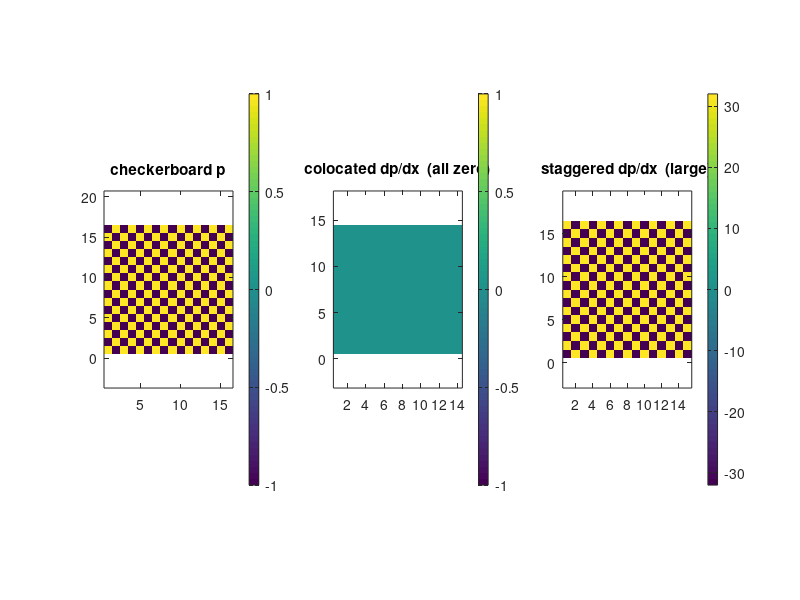

Write MATLAB code to recreate this figure.
%CHECKERBOARD_DEMO  Why colocated grids fail and staggered grids do not.
%
%   Tutorial 6.  Run:  checkerboard_demo
%
%   The checkerboard pressure field  p(i,j) = (-1)^(i+j)  is INVISIBLE to a
%   central-difference gradient on a colocated grid: dp/dx = (p_{i+1}-p_{i-1})/2dx
%   is identically zero because p_{i+1} and p_{i-1} are always equal.
%
%   A pressure field that exerts no force sits in the null space of the discrete
%   gradient.  The solver can add any multiple of it and nothing objects, so it
%   grows from round-off until the pressure field is garbage -- while the
%   velocity field still looks fine, which is what makes it so hard to catch.
%
%   See also MAC_GRID, POISEUILLE.

if ~exist('QUIET','var'), QUIET = false; end

nx = 16; ny = 16; dx = 1/nx; dy = 1/ny;
[I,J] = ndgrid(1:nx, 1:ny);
p = (-1).^(I+J);                      % the checkerboard mode

%% ---- colocated: central difference, needs interior nodes only ------------
dpdx_col = (p(3:end,2:end-1) - p(1:end-2,2:end-1)) / (2*dx);
dpdy_col = (p(2:end-1,3:end) - p(2:end-1,1:end-2)) / (2*dy);

%% ---- staggered: compact two-point difference AT THE FACE -----------------
dpdx_stag = (p(2:end,:) - p(1:end-1,:)) / dx;     % lives on u-faces
dpdy_stag = (p(:,2:end) - p(:,1:end-1)) / dy;     % lives on v-faces

fprintf('\n  Checkerboard pressure, nx = ny = %d, dx = %.4f\n', nx, dx);
fprintf('  amplitude of p                     : %.4f\n', max(abs(p(:))));
fprintf('\n  COLOCATED (central, p_{i+1}-p_{i-1})/2dx:\n');
fprintf('    max|dp/dx| = %.3e\n', max(abs(dpdx_col(:))));
fprintf('    max|dp/dy| = %.3e   <-- the mode is INVISIBLE\n', max(abs(dpdy_col(:))));
fprintf('\n  STAGGERED (compact, p_i - p_{i-1})/dx:\n');
fprintf('    max|dp/dx| = %.3e\n', max(abs(dpdx_stag(:))));
fprintf('    max|dp/dy| = %.3e   <-- the mode is SEEN, loudly\n', max(abs(dpdy_stag(:))));
fprintf('\n  ratio staggered/colocated = %.3e  (i.e. Inf up to round-off)\n', ...
        max(abs(dpdx_stag(:))) / max(max(abs(dpdx_col(:))), realmin));

%% ---- the same problem for velocity divergence ----------------------------
% A checkerboard VELOCITY field reports zero divergence on a colocated grid,
% so a physically impossible flow passes the incompressibility check.
u = (-1).^(I+J);  v = zeros(nx,ny);
div_col = (u(3:end,2:end-1) - u(1:end-2,2:end-1))/(2*dx);
fprintf('\n  Checkerboard VELOCITY, colocated divergence: max = %.3e\n', ...
        max(abs(div_col(:))));
fprintf('  A wildly oscillating velocity field passes as divergence-free.\n');

%% ---- the null space, counted --------------------------------------------
% Build the 1-D colocated central gradient with periodic wrap and count how
% many singular values are (numerically) zero.
e = ones(nx,1);
Gc = spdiags([-e e],[-1 1],nx,nx)/(2*dx);  Gc(1,nx) = -1/(2*dx); Gc(nx,1) = 1/(2*dx);
Gs = spdiags([-e e],[-1 0],nx,nx)/dx;      Gs(1,nx) = -1/dx;      % staggered
sc = svd(full(Gc));  ss = svd(full(Gs));
fprintf('\n  1-D periodic gradient operators, n = %d:\n', nx);
fprintf('    colocated: %d zero singular values (null space)\n', sum(sc < 1e-10*max(sc)));
fprintf('    staggered: %d zero singular values\n', sum(ss < 1e-10*max(ss)));
fprintf(['\n  The colocated operator has TWO null modes (the constant, which is\n' ...
         '  physical and harmless, plus the checkerboard, which is not). The\n' ...
         '  staggered operator has only the constant. That single extra mode is\n' ...
         '  the whole disease.\n\n']);

if ~QUIET
    figure('Color','w','Position',[100 100 900 340]);
    subplot(1,3,1); imagesc(p.'); axis equal tight; colorbar;
    set(gca,'YDir','normal'); title('checkerboard p');
    subplot(1,3,2); imagesc(dpdx_col.'); axis equal tight; colorbar;
    set(gca,'YDir','normal'); title('colocated dp/dx  (all zero)');
    subplot(1,3,3); imagesc(dpdx_stag.'); axis equal tight; colorbar;
    set(gca,'YDir','normal'); title('staggered dp/dx  (large)');
end
